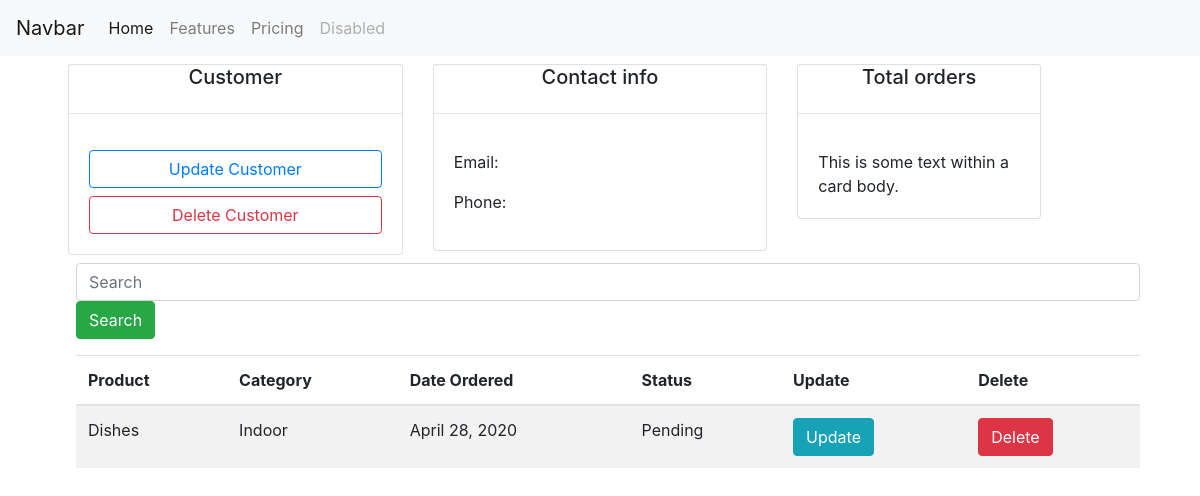
/customer/4/, run on the app's committed database.
### crmapp/models.py (models this page shows, shortened)
class Order(models.Model):
  STATUS=(
    ('Pending','Pending'),
    ('Out for delivery','Out for delivery'),
    ('Delivered','Delivered'),
  )
  customer = models.ForeignKey(Customer,null=True, on_delete=models.SET_NULL)
  product = models.ForeignKey(Product,null=True,on_delete=models.SET_NULL)
  date_created = models.DateField(auto_now_add=True)
  status = models.CharField(max_length=200,null=True,choices=STATUS)

class Product(models.Model):
  Category=(
    ('Indoor','Indoor'),
    ('Outdoor','Outdoor'),
  )
  name = models.CharField(max_length=200)
  price = models.FloatField(null=True)
  category = models.CharField(max_length=200, null=True,choices=Category)
  description = models.CharField(max_length=200,null=True,blank=True)
  date_created = models.DateTimeField(auto_now_add=True,null=True)
  tags = models.ManyToManyField(Tag)
  def __str__(self):
    return self.name

### crmapp/views.py (the view)
# urls.py: path('customer/<str:pk>/',views.customer,name='customer'),
def customer(request,pk):
  customer = Customer.objects.get(id=pk)
  orders   = customer.order_set.all()
  context  = {'customer':customer,'orders':orders}
  return render(request,'accounts/customer.html',context)

### crmapp/templates/accounts/customer.html (shortened to what this page needs)
{% extends '../accounts/base.html' %}
{%block content %}
<div class="row m-2">
  <div class="col-md-4">
    <div class="card">
      <h5 class="text-center">Customer</h5>
      <hr>
      <div class="card-body ">
        <button type="button" class="btn btn-outline-primary btn-block">Update Customer </button>
        <button type="button" class="btn btn-outline-danger btn-block">Delete Customer </button>
      </div>
    </div>
  </div>
  <div class="col-md-4">
    <div class="card">
      <h5 class="text-center">Contact info</h5>
      <hr>
      <div class="card-body">
      <p>Email:</p>
       <p>Phone:</p>
      </div>
    </div>
  </div>
  <div class="col-md-3">
    <div class="card">
      <h5 class="text-center">Total orders</h5>
      <hr>
      <div class="card-body">
        This is some text within a card body.
      </div>
    </div>
  </div>
  <div class="col-md-12 m-2">
    <input class="form-control mr-sm-2" type="text" placeholder="Search">
    <button class="btn btn-success" type="submit">Search</button>
  </div>
  <div class="col-md-12 m-2">
    <table class="table table-striped">
      <thead>
        <tr>
          <th scope="col">Product</th>
          <th scope="col">Category</th>
          <th scope="col">Date Ordered</th>
          <th scope="col">Status</th>
          <th scope="col">Update</th>
          <th scope="col">Delete</th>
        </tr>
      </thead>
      <tbody>
        {% for order in orders %}
        <tr>
          <td>{{ order.product }}</td>
          <td>{{ order.product.category }}</td>
          <td> {{ order.date_created }} </td>
          <td>{{ order.status }}</td>
          <td> <a class="btn btn-info" href="#" role="button">Update</a></td>
          <td> <a class="btn btn-danger" href="#" role="button">Delete</a></td>
        </tr>
        {% endfor %}
      </tbody>
    </table>
  </div>
</div>
{% endblock %}

### data on the page
Order: product "Dishes", product.category "Indoor", date_created "April 28, 2020", status "Pending"
